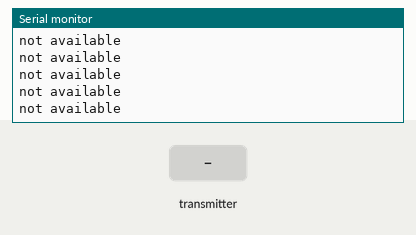
Simulated run of this sketch. Board: Arduino Uno, built with avr-gcc and run on an emulated ATmega328P. Shown: the last lines printed to the serial monitor. The inputs (shaded band) are chosen by the test bench. No radio packets arrive unless stated.

Above: at 1.2 s.
1.3 s: the transmitter starts sending buf = 0
At 1.32 s:
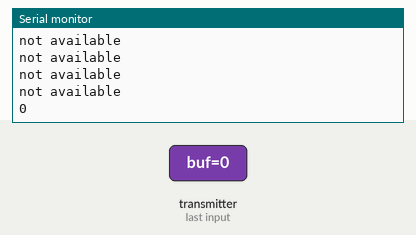
3.2 s: the transmitter starts sending buf = 1
At 3.22 s:
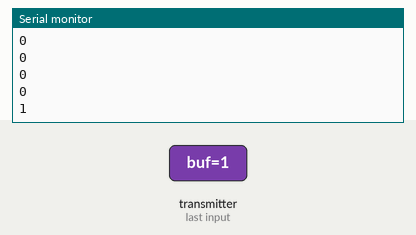

The sketch:

test_RF24.ino
```cpp
#include <nRF24L01.h>
#include <printf.h>
#include <RF24.h>
#include <RF24_config.h>
#include <SPI.h>

#define CSN 10
#define CE 9

RF24 rf(CE, CSN);
void setup() {
  // put your setup code here, to run once:
  rf.begin();
  rf.setChannel(5);
  rf.setPALevel(RF24_PA_MIN);
  rf.openReadingPipe(0,0xe7e7e7e7e7);
  rf.setCRCLength(RF24_CRC_16);
  rf.startListening();
  rf.printDetails();
  Serial.begin(9600);
}

void loop() {
  // put your main code here, to run repeatedly:
  char buf = '0';
  if(rf.available()){
    rf.read(&buf,sizeof(buf));
    Serial.println(buf);
  }else{
    Serial.println("not available");
  }
  delay(100);
}
```

Measured:
- after the input at 1.3 s, the serial monitor: prints a new line at once (image 1)
- after the input at 3.2 s, the serial monitor: prints a new line at once (image 2)
